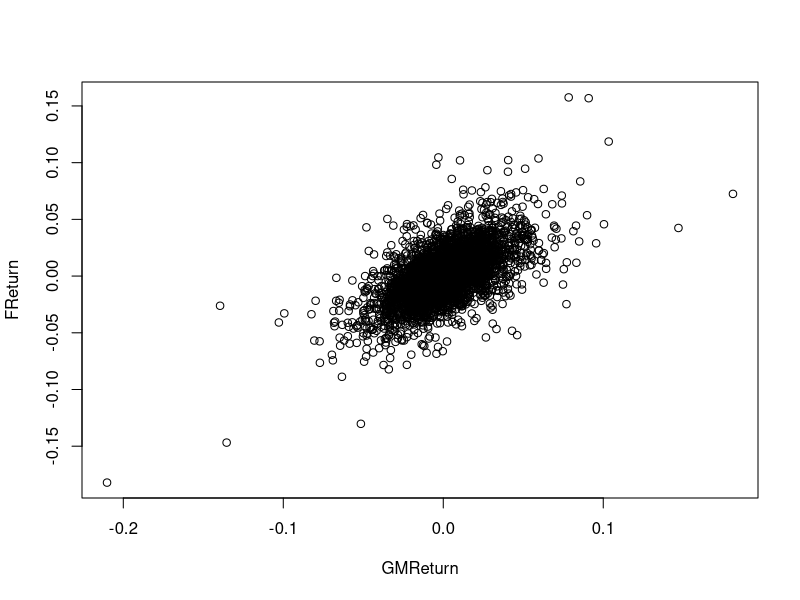

Generate this figure with R:
setwd("F:/R/Paolo/Test")

dat = read.csv("Stock_FX_Bond.csv",header=TRUE)
names(dat)
attach(dat)
par(mfrow=c(1,2))
# plot(GM_AC)
# plot(F_AC)

n = dim(dat)[1]
GMReturn = GM_AC[2:n]/GM_AC[1:(n-1)] - 1
FReturn = F_AC[2:n]/F_AC[1:(n-1)] - 1
par(mfrow=c(1,1))

png(file="TestPlot.png",width=7,height=5,units="in",res=100)
plot(GMReturn,FReturn)
dev.off()


out <- data.frame(GMReturn, FReturn)
write.csv(out, "TestOutput.csv")
